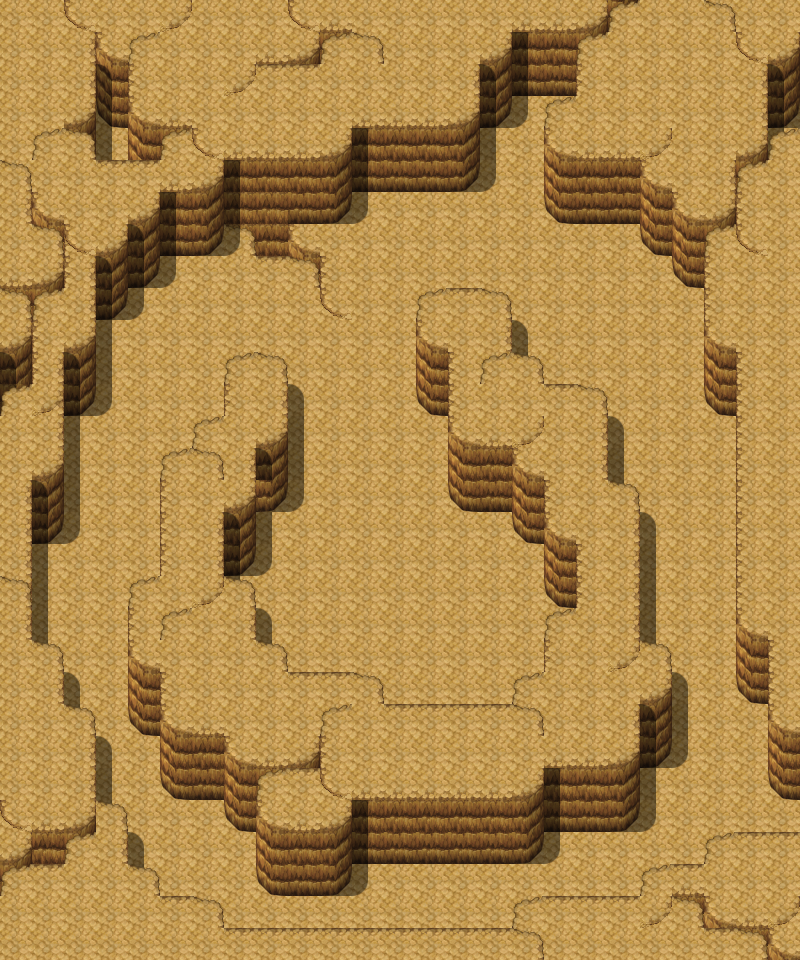

The image is a tile-based game level rendered from a .tmx file. Its description and source (layers, tilesets, objects; grid data summarised) follow:
An orthogonal 25x30 tile map with 32x32 px tiles, 4 tile layers (Ground, Objects, Above, Walkable), 60 tilesets.

<map version="1.9" tiledversion="1.9.1" orientation="orthogonal" renderorder="right-down" width="25" height="30" tilewidth="32" tileheight="32" infinite="0" nextlayerid="9" nextobjectid="1">
 <tileset firstgid="1" name="map_bed_1" tilewidth="32" tileheight="32" tilecount="128" columns="16">
  <image source="../drawable/map_bed_1.png" width="512" height="256" />
 </tileset>
 <tileset firstgid="129" name="map_border_1" tilewidth="32" tileheight="32" tilecount="128" columns="16">
  <image source="../drawable/map_border_1.png" width="512" height="256" />
 </tileset>
 <tileset firstgid="257" name="map_bridge_1" tilewidth="32" tileheight="32" tilecount="128" columns="16">
  <image source="../drawable/map_bridge_1.png" width="512" height="256" />
 </tileset>
 <tileset firstgid="385" name="map_bridge_2" tilewidth="32" tileheight="32" tilecount="128" columns="16">
  <image source="../drawable/map_bridge_2.png" width="512" height="256" />
 </tileset>
 <tileset firstgid="513" name="map_broken_1" tilewidth="32" tileheight="32" tilecount="128" columns="16">
  <image source="../drawable/map_broken_1.png" width="512" height="256" />
 </tileset>
 <tileset firstgid="641" name="map_cavewall_1" tilewidth="32" tileheight="32" tilecount="108" columns="18">
  <image source="../drawable/map_cavewall_1.png" width="576" height="192" />
 </tileset>
 <tileset firstgid="749" name="map_cavewall_2" tilewidth="32" tileheight="32" tilecount="108" columns="18">
  <image source="../drawable/map_cavewall_2.png" width="576" height="192" />
 </tileset>
 <tileset firstgid="857" name="map_cavewall_3" tilewidth="32" tileheight="32" tilecount="108" columns="18">
  <image source="../drawable/map_cavewall_3.png" width="576" height="192" />
 </tileset>
 <tileset firstgid="965" name="map_cavewall_4" tilewidth="32" tileheight="32" tilecount="108" columns="18">
  <image source="../drawable/map_cavewall_4.png" width="576" height="192" />
 </tileset>
 <tileset firstgid="1073" name="map_chair_table_1" tilewidth="32" tileheight="32" tilecount="128" columns="16">
  <image source="../drawable/map_chair_table_1.png" width="512" height="256" />
 </tileset>
 <tileset firstgid="1201" name="map_chair_table_2" tilewidth="32" tileheight="32" tilecount="128" columns="16">
  <image source="../drawable/map_chair_table_2.png" width="512" height="256" />
 </tileset>
 <tileset firstgid="1329" name="map_crate_1" tilewidth="32" tileheight="32" tilecount="128" columns="16">
  <image source="../drawable/map_crate_1.png" width="512" height="256" />
 </tileset>
 <tileset firstgid="1457" name="map_cupboard_1" tilewidth="32" tileheight="32" tilecount="128" columns="16">
  <image source="../drawable/map_cupboard_1.png" width="512" height="256" />
 </tileset>
 <tileset firstgid="1585" name="map_curtain_1" tilewidth="32" tileheight="32" tilecount="128" columns="16">
  <image source="../drawable/map_curtain_1.png" width="512" height="256" />
 </tileset>
 <tileset firstgid="1713" name="map_entrance_1" tilewidth="32" tileheight="32" tilecount="128" columns="16">
  <image source="../drawable/map_entrance_1.png" width="512" height="256" />
 </tileset>
 <tileset firstgid="1841" name="map_entrance_2" tilewidth="32" tileheight="32" tilecount="128" columns="16">
  <image source="../drawable/map_entrance_2.png" width="512" height="256" />
 </tileset>
 <tileset firstgid="1969" name="map_fence_1" tilewidth="32" tileheight="32" tilecount="128" columns="16">
  <image source="../drawable/map_fence_1.png" width="512" height="256" />
 </tileset>
 <tileset firstgid="2097" name="map_fence_2" tilewidth="32" tileheight="32" tilecount="128" columns="16">
  <image source="../drawable/map_fence_2.png" width="512" height="256" />
 </tileset>
 <tileset firstgid="2225" name="map_fence_3" tilewidth="32" tileheight="32" tilecount="128" columns="16">
  <image source="../drawable/map_fence_3.png" width="512" height="256" />
 </tileset>
 <tileset firstgid="2353" name="map_fence_4" tilewidth="32" tileheight="32" tilecount="128" columns="16">
  <image source="../drawable/map_fence_4.png" width="512" height="256" />
 </tileset>
 <tileset firstgid="2481" name="map_ground_1" tilewidth="32" tileheight="32" tilecount="128" columns="16">
  <image source="../drawable/map_ground_1.png" width="512" height="256" />
 </tileset>
 <tileset firstgid="2609" name="map_ground_2" tilewidth="32" tileheight="32" tilecount="128" columns="16">
  <image source="../drawable/map_ground_2.png" width="512" height="256" />
 </tileset>
 <tileset firstgid="2737" name="map_ground_3" tilewidth="32" tileheight="32" tilecount="128" columns="16">
  <image source="../drawable/map_ground_3.png" width="512" height="256" />
 </tileset>
 <tileset firstgid="2865" name="map_ground_4" tilewidth="32" tileheight="32" tilecount="128" columns="16">
  <image source="../drawable/map_ground_4.png" width="512" height="256" />
 </tileset>
 <tileset firstgid="2993" name="map_ground_5" tilewidth="32" tileheight="32" tilecount="128" columns="16">
  <image source="../drawable/map_ground_5.png" width="512" height="256" />
 </tileset>
 <tileset firstgid="3121" name="map_ground_6" tilewidth="32" tileheight="32" tilecount="128" columns="16">
  <image source="../drawable/map_ground_6.png" width="512" height="256" />
 </tileset>
 <tileset firstgid="3249" name="map_ground_7" tilewidth="32" tileheight="32" tilecount="128" columns="16">
  <image source="../drawable/map_ground_7.png" width="512" height="256" />
 </tileset>
 <tileset firstgid="3377" name="map_ground_8" tilewidth="32" tileheight="32" tilecount="128" columns="16">
  <image source="../drawable/map_ground_8.png" width="512" height="256" />
 </tileset>
 <tileset firstgid="3505" name="map_house_1" tilewidth="32" tileheight="32" tilecount="128" columns="16">
  <image source="../drawable/map_house_1.png" width="512" height="256" />
 </tileset>
 <tileset firstgid="3633" name="map_house_2" tilewidth="32" tileheight="32" tilecount="128" columns="16">
  <image source="../drawable/map_house_2.png" width="512" height="256" />
 </tileset>
 <tileset firstgid="3761" name="map_indoor_1" tilewidth="32" tileheight="32" tilecount="128" columns="16">
  <image source="../drawable/map_indoor_1.png" width="512" height="256" />
 </tileset>
 <tileset firstgid="3889" name="map_indoor_2" tilewidth="32" tileheight="32" tilecount="128" columns="16">
  <image source="../drawable/map_indoor_2.png" width="512" height="256" />
 </tileset>
 <tileset firstgid="4017" name="map_kitchen_1" tilewidth="32" tileheight="32" tilecount="128" columns="16">
  <image source="../drawable/map_kitchen_1.png" width="512" height="256" />
 </tileset>
 <tileset firstgid="4145" name="map_outdoor_1" tilewidth="32" tileheight="32" tilecount="128" columns="16">
  <image source="../drawable/map_outdoor_1.png" width="512" height="256" />
 </tileset>
 <tileset firstgid="4273" name="map_pillar_1" tilewidth="32" tileheight="32" tilecount="128" columns="16">
  <image source="../drawable/map_pillar_1.png" width="512" height="256" />
 </tileset>
 <tileset firstgid="4401" name="map_pillar_2" tilewidth="32" tileheight="32" tilecount="128" columns="16">
  <image source="../drawable/map_pillar_2.png" width="512" height="256" />
 </tileset>
 <tileset firstgid="4529" name="map_plant_1" tilewidth="32" tileheight="32" tilecount="128" columns="16">
  <image source="../drawable/map_plant_1.png" width="512" height="256" />
 </tileset>
 <tileset firstgid="4657" name="map_plant_2" tilewidth="32" tileheight="32" tilecount="128" columns="16">
  <image source="../drawable/map_plant_2.png" width="512" height="256" />
 </tileset>
 <tileset firstgid="4785" name="map_rock_1" tilewidth="32" tileheight="32" tilecount="128" columns="16">
  <image source="../drawable/map_rock_1.png" width="512" height="256" />
 </tileset>
 <tileset firstgid="4913" name="map_rock_2" tilewidth="32" tileheight="32" tilecount="128" columns="16">
  <image source="../drawable/map_rock_2.png" width="512" height="256" />
 </tileset>
 <tileset firstgid="5041" name="map_roof_1" tilewidth="32" tileheight="32" tilecount="128" columns="16">
  <image source="../drawable/map_roof_1.png" width="512" height="256" />
 </tileset>
 <tileset firstgid="5169" name="map_roof_2" tilewidth="32" tileheight="32" tilecount="128" columns="16">
  <image source="../drawable/map_roof_2.png" width="512" height="256" />
 </tileset>
 <tileset firstgid="5297" name="map_roof_3" tilewidth="32" tileheight="32" tilecount="128" columns="16">
  <image source="../drawable/map_roof_3.png" width="512" height="256" />
 </tileset>
 <tileset firstgid="5425" name="map_shop_1" tilewidth="32" tileheight="32" tilecount="128" columns="16">
  <image source="../drawable/map_shop_1.png" width="512" height="256" />
 </tileset>
 <tileset firstgid="5553" name="map_sign_ladder_1" tilewidth="32" tileheight="32" tilecount="128" columns="16">
  <image source="../drawable/map_sign_ladder_1.png" width="512" height="256" />
 </tileset>
 <tileset firstgid="5681" name="map_table_1" tilewidth="32" tileheight="32" tilecount="128" columns="16">
  <image source="../drawable/map_table_1.png" width="512" height="256" />
 </tileset>
 <tileset firstgid="5809" name="map_trail_1" tilewidth="32" tileheight="32" tilecount="128" columns="16">
  <image source="../drawable/map_trail_1.png" width="512" height="256" />
 </tileset>
 <tileset firstgid="5937" name="map_transition_1" tilewidth="32" tileheight="32" tilecount="128" columns="16">
  <image source="../drawable/map_transition_1.png" width="512" height="256" />
 </tileset>
 <tileset firstgid="6065" name="map_transition_2" tilewidth="32" tileheight="32" tilecount="128" columns="16">
  <image source="../drawable/map_transition_2.png" width="512" height="256" />
 </tileset>
 <tileset firstgid="6193" name="map_transition_3" tilewidth="32" tileheight="32" tilecount="128" columns="16">
  <image source="../drawable/map_transition_3.png" width="512" height="256" />
 </tileset>
 <tileset firstgid="6321" name="map_transition_4" tilewidth="32" tileheight="32" tilecount="128" columns="16">
  <image source="../drawable/map_transition_4.png" width="512" height="256" />
 </tileset>
 <tileset firstgid="6449" name="map_transition_5" tilewidth="32" tileheight="32" tilecount="128" columns="16">
  <image source="../drawable/map_transition_5.png" width="512" height="256" />
 </tileset>
 <tileset firstgid="6577" name="map_tree_1" tilewidth="32" tileheight="32" tilecount="128" columns="16">
  <image source="../drawable/map_tree_1.png" width="512" height="256" />
 </tileset>
 <tileset firstgid="6705" name="map_tree_2" tilewidth="32" tileheight="32" tilecount="128" columns="16">
  <image source="../drawable/map_tree_2.png" width="512" height="256" />
 </tileset>
 <tileset firstgid="6833" name="map_wall_1" tilewidth="32" tileheight="32" tilecount="128" columns="16">
  <image source="../drawable/map_wall_1.png" width="512" height="256" />
 </tileset>
 <tileset firstgid="6961" name="map_wall_2" tilewidth="32" tileheight="32" tilecount="120" columns="15">
  <image source="../drawable/map_wall_2.png" width="480" height="256" />
 </tileset>
 <tileset firstgid="7081" name="map_wall_3" tilewidth="32" tileheight="32" tilecount="120" columns="15">
  <image source="../drawable/map_wall_3.png" width="480" height="256" />
 </tileset>
 <tileset firstgid="7201" name="map_wall_4" tilewidth="32" tileheight="32" tilecount="120" columns="15">
  <image source="../drawable/map_wall_4.png" width="480" height="256" />
 </tileset>
 <tileset firstgid="7321" name="map_window_1" tilewidth="32" tileheight="32" tilecount="128" columns="16">
  <image source="../drawable/map_window_1.png" width="512" height="256" />
 </tileset>
 <tileset firstgid="7449" name="map_window_2" tilewidth="32" tileheight="32" tilecount="128" columns="16">
  <image source="../drawable/map_window_2.png" width="512" height="256" />
 </tileset>
 <layer id="1" name="Ground" width="25" height="30">
  <data>[750 cells, 750 non-empty, 13 distinct tile ids]</data>
 </layer>
 <layer id="2" name="Objects" width="25" height="30">
  <data>[750 cells, 75 non-empty, 7 distinct tile ids]</data>
 </layer>
 <layer id="3" name="Above" width="25" height="30">
  <data>[750 cells, 116 non-empty, 5 distinct tile ids]</data>
 </layer>
 <layer id="4" name="Walkable" width="25" height="30">
  <data>[750 cells, 0 non-empty, 0 distinct tile ids]</data>
 </layer>
 <objectgroup id="5" name="Mapevents" />
 <objectgroup id="6" name="Spawn" />
 <objectgroup id="7" name="Keys" />
 <objectgroup id="8" name="Replace" />
</map>
